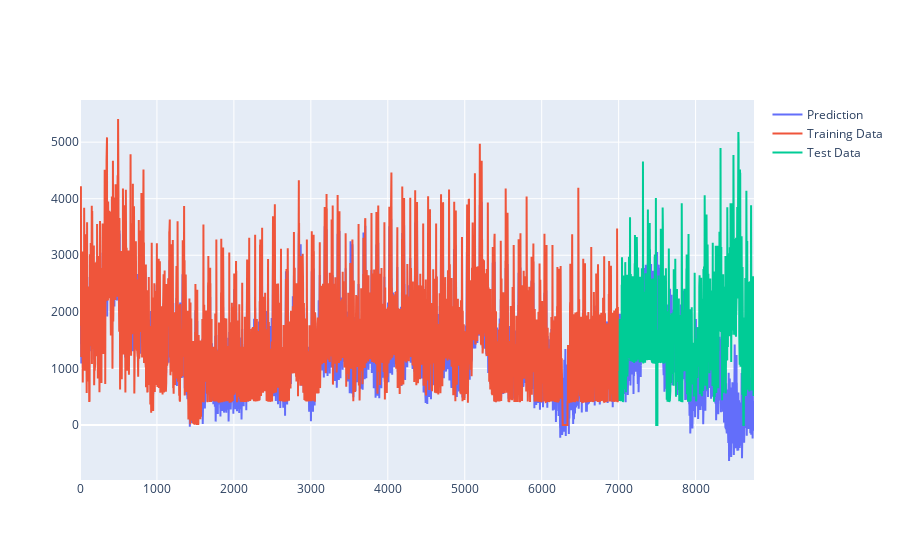

Notebook code cell kept with this figure:
### Code cell
x = TRAIN
n_predict = TEST.size
n_harmonics = 100

predictions = fourierExtrapolation(data=x,
                                   number_of_predictions=n_predict,
                                   n_sinusoids=n_harmonics)

fig = go.Figure()

fig.add_trace(go.Scatter(x=np.arange(DATA.size),
                         y=predictions,
                         name='Prediction',
                         mode='lines'))

fig.add_trace(go.Scatter(x=np.arange(TRAIN.size),
                         y=TRAIN,
                         name='Training Data',
                         mode='lines'))

fig.add_trace(go.Scatter(x=np.arange(start=TRAIN.size, stop=DATA.size),
                         y=TEST,
                         name='Test Data',
                         mode='lines'))


fig.show()

### Figure 1 — Plotly figure (JSON) as saved in the notebook; plotly's stock layout.template omitted (floating-point values rounded to 4 significant figures; data arrays with more than 128 entries replaced by an {"elided": "..."} marker saying what was removed)
{"data": [{"mode": "lines", "name": "Prediction", "x": {"elided": "8760 int values"}, "y": {"elided": "8760 float values"}, "type": "scatter"}, {"mode": "lines", "name": "Training Data", "x": {"elided": "7008 int values"}, "y": {"elided": "7008 float values"}, "type": "scatter"}, {"mode": "lines", "name": "Test Data", "x": {"elided": "1752 int values"}, "y": {"elided": "1752 float values"}, "type": "scatter"}], "layout": {}}
